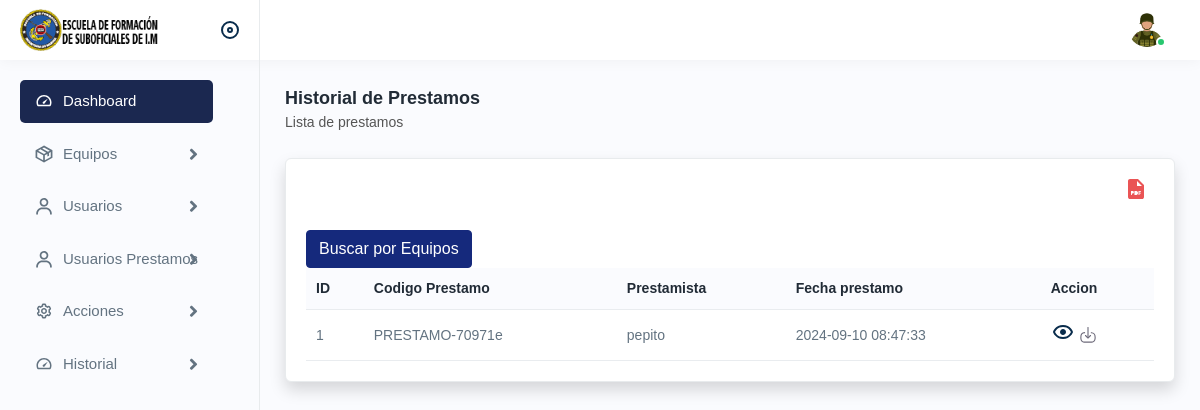
Before: /historial_prestamos.php (signed in) with the older database file.
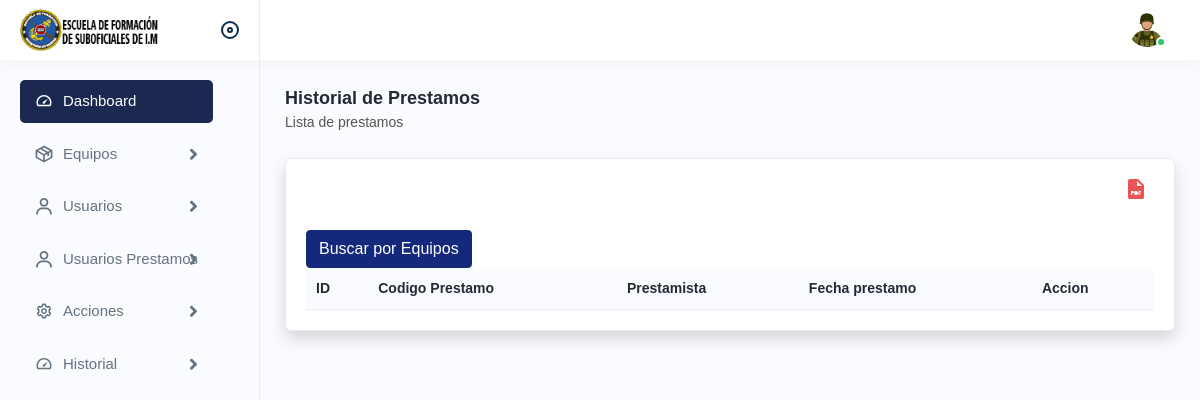
After: the same page with the newer database file.
### tables this page shows
CREATE TABLE `prestamos` (
  `id` int(11) NOT NULL,
  `Cod_prestamo` varchar(20) NOT NULL,
  `usuario_id` int(11) NOT NULL,
  `Nombre_usuario` varchar(100) NOT NULL,
  `Fecha_prestamo` datetime NOT NULL,
  `Observaciones` text DEFAULT NULL,
  `docPdf` blob NOT NULL
);

### historial_prestamos.php (the view, shortened to what the changed rows need)
<!DOCTYPE html>
<html lang="en">
<head>
  <link rel="stylesheet" href="assets/css/bootstrap.min.css" />
  <link rel="stylesheet" href="assets/css/animate.css" />
  <link rel="stylesheet" href="assets/plugins/select2/css/select2.min.css" />
  <link rel="stylesheet" href="assets/css/dataTables.bootstrap4.min.css" />
  <link rel="stylesheet" href="assets/plugins/fontawesome/css/fontawesome.min.css" />
  <link rel="stylesheet" href="assets/plugins/fontawesome/css/all.min.css" />
  <link rel="stylesheet" href="assets/css/style.css" />
</head>
<body>
  <div class="page-wrapper">
    <div class="content">
      <div class="card shadow">
        <div class="card-body">
          <div class="table-responsive">
            <table class="table datanew">
              <thead>
                <tr>
                  <th>ID</th>
                  <th>Codigo Prestamo</th>
                  <th>Prestamista</th>
                  <th>Fecha prestamo</th>
                  <th>Accion</th>
                </tr>
              </thead>
              <tbody>
                <?php
                include "./conexion.php";
                $sql = $mysqli->query("SELECT * FROM prestamos");
                $contador = 1;
                while ($datos = $sql->fetch_object()) { ?>
                  <tr>
                    <td><?php echo $contador; ?></td>
                    <td><?php echo $datos->Cod_prestamo; ?></td>
                    <td><?php echo $datos->Nombre_usuario; ?></td>
                    <td><?php echo $datos->Fecha_prestamo; ?></td>
                    <td>
                      <a href="ver_detalles_prestamos.php?id=<?php echo $datos->id; ?>">
                        <img src="assets/img/icons/eye.svg" alt="img" />
                      </a>
                      <a href="uploads/<?php echo $datos->docPdf; ?>" download>
                        <img src="assets/img/icons/download.svg" alt="img" />
                      </a>
                    </td>
                  </tr>
                <?php
                  $contador++;
                } ?>
              </tbody>
            </table>
          </div>
        </div>
      </div>
    </div>
  </div>
</body>
</html>

Changed rows visible on the page:
removed prestamos: Cod_prestamo "PRESTAMO-70971e", Nombre_usuario "pepito", Fecha_prestamo "2024-09-10 08:47:33"
